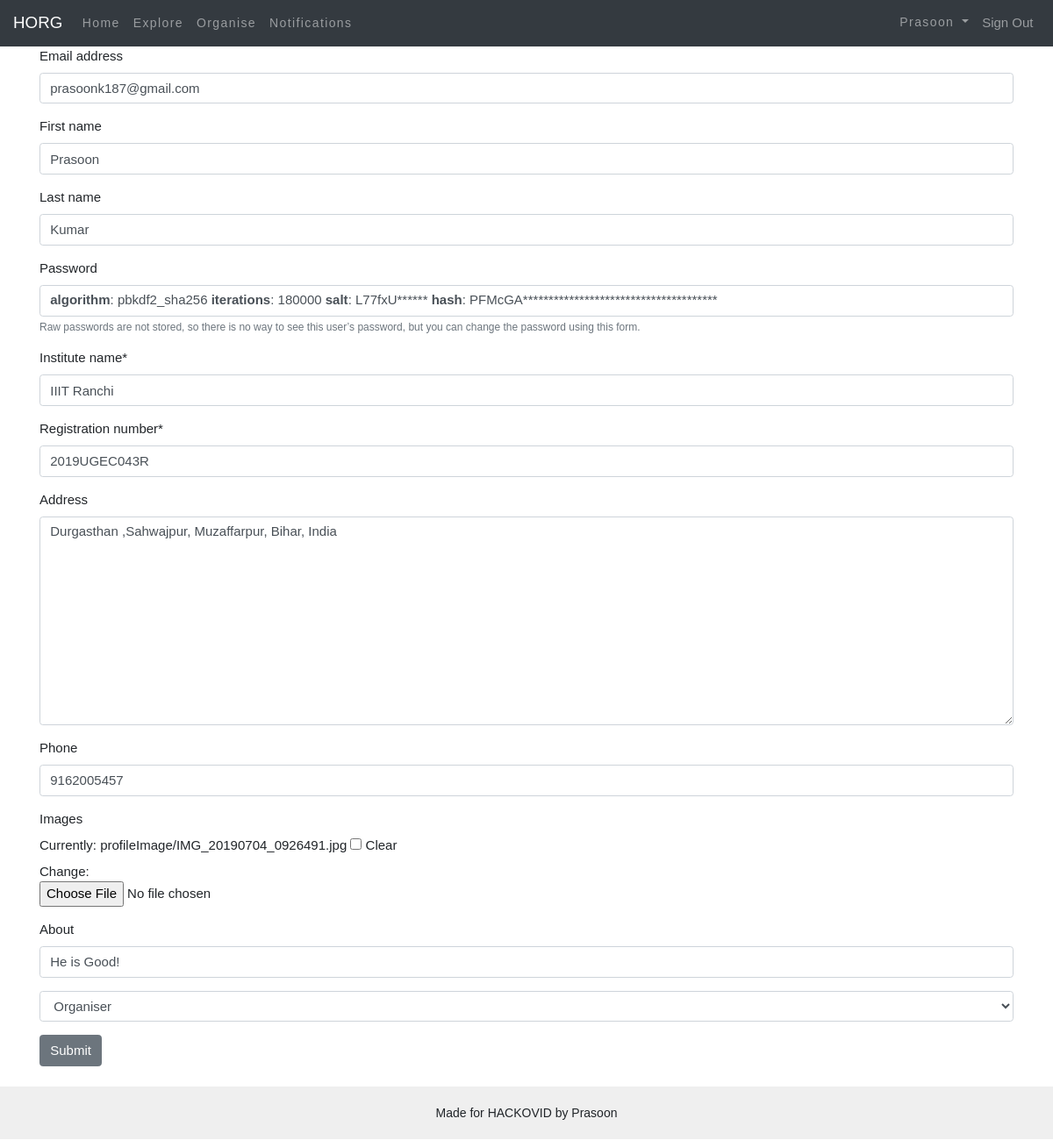
The app's page /account/profile/edit/ (signed in), older data.
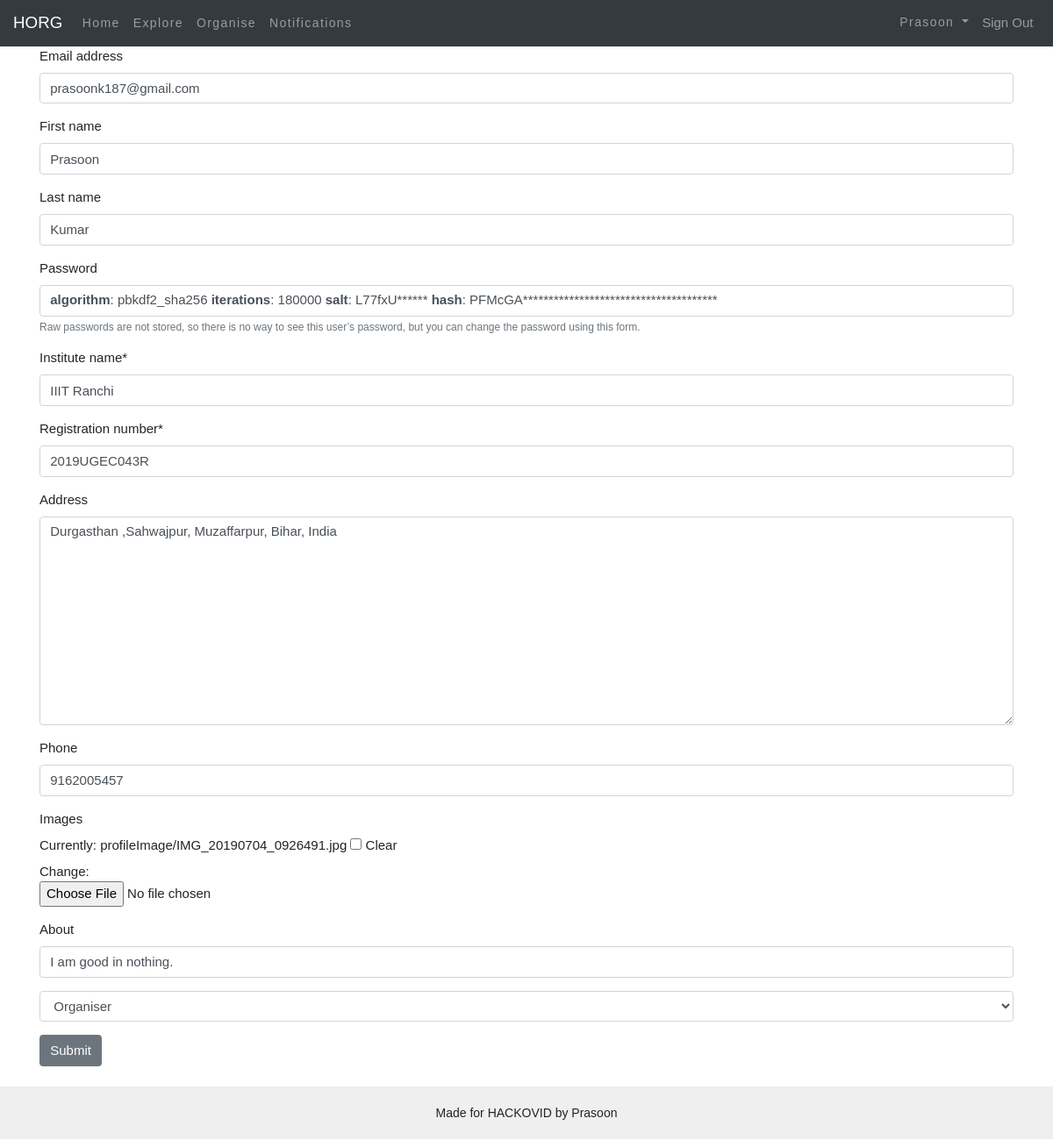
The same page, newer data.
### main/models.py (models this page shows, shortened)
class UserProfile(models.Model):
    user = models.OneToOneField(User, on_delete=models.CASCADE)
    about = models.CharField(max_length=150, default='', blank=True)
    institute_name = models.CharField(max_length=100)
    registration_number = models.CharField(max_length=100)
    Address = models.CharField(max_length=100, blank=True)
    phone = models.CharField(max_length=10, blank=True)
    images = models.ImageField(upload_to='profileImage', blank=True, null=True)
    Job = models.IntegerField(choices=choices, default=2)

### main/views.py (the view)
# urls.py: path('account/profile/edit/', views.editProfileView, name='editProfile'),
def editProfileView(request):
    if request.method == 'POST':
        form = editProfileForm(request.POST, instance=request.user)
        profile_form = ProfileForm(request.POST, request.FILES, instance=request.user.userprofile)
        if form.is_valid() and profile_form.is_valid():
            user_form = form.save()
            custom_form = profile_form.save(commit=False)
            custom_form.user = user_form
            custom_form.save()
            return redirect('profile')
    else:
        form = editProfileForm(instance=request.user)
        profile_form = ProfileForm(instance=request.user.userprofile)
        args = {'form': form, 'profile_form': profile_form}
        return render(request, 'accounts/edit_profile.html', args)

### main/forms.py
class editProfileForm(UserChangeForm):
    class Meta:
        model = User
        fields = ('email',
                  'first_name',
                  'last_name',
                  'password',
                  )

class ProfileForm(forms.ModelForm):
    Job = forms.ChoiceField(choices=choices, label="", initial='', widget=forms.Select(), required=True)
    class Meta:
        model = UserProfile
        fields = ('institute_name', 'registration_number', 'Address', 'phone', 'images', 'about')
        widgets = {
            'Address': forms.Textarea(attrs={'class': 'input'}),
        }

### main/templates/accounts/edit_profile.html (shortened to what this page needs)
{% extends "base.html" %}
{% load crispy_forms_filters %}
{% load static %}
{% load crispy_forms_tags %}
{% block content %}
	<div class="container">
        <form method="post" novalidate>
            {{ form | crispy }}
            {{ profile_form | crispy }}
            <button class="btn btn-secondary" type="submit">Submit</button>
        </form>
    <br>
    </div>
{% endblock %}

Row changes from the older to the newer data that the page shows:
changed UserProfile "IIIT Ranchi": about "He is Good!" → "I am good in nothing."
